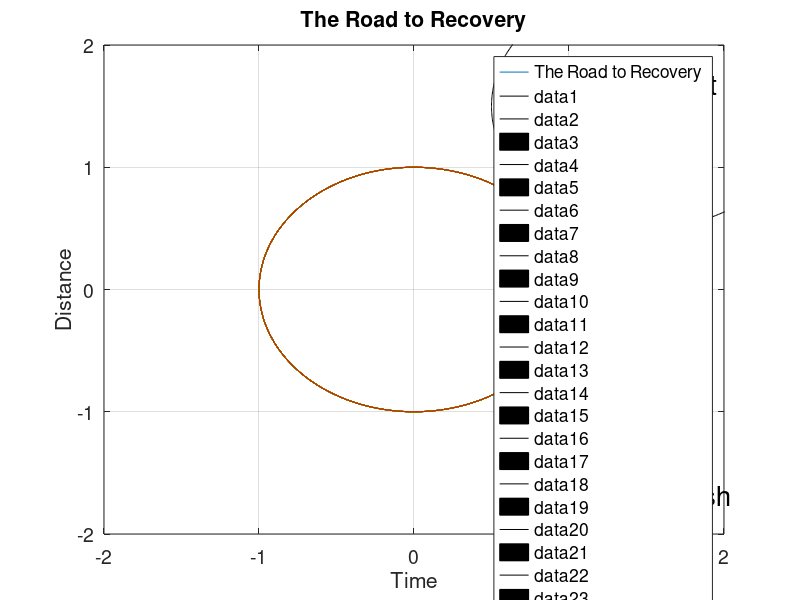

The MATLAB script that drew this image:
% The Road to Recovery 

% Line 1 
t = 0:0.01:2*pi; % sets time vector 

% Line 2 
x = sin(t); % creates x-axis component of sine wave 

% Line 3 
y = cos(t); % creates y-axis component of sine wave 

% Line 4 
plot(x,y); % plots sine wave as a circle 

% Line 5 
title('The Road to Recovery'); % adds title 

% Line 6 
xlabel('Time'); % adds x-axis label 

% Line 7 
ylabel('Distance'); % adds y-axis label 

% Line 8 
axis([-2 2 -2 2]); % sets x-axis and y-axis limits 

% Line 9 
grid on; % turns on gridlines 

% Line 10 
hold on; % stops axis from reseting after each plot 

% Line 11 
for i = 1:18 % loops 18 times to create waves 
    
    % Line 12 
    t = i*0.1:0.01:(i*0.1+2*pi); % redefines time vector 
    
    % Line 13 
    x = sin(t); % redefines x-axis component of sine wave 
    
    % Line 14 
    y = cos(t); % redefines y-axis component of sine wave 
    
    % Line 15 
    if i == 1 % if statement to set colour of first wave 
        plot(x,y,'b'); % plots first wave in blue 
    elseif mod(i,2) == 0 % if statement to set colour of even waves 
        plot(x,y,'r'); % plots even waves in red 
    else % else statement to set colour of odd waves 
        plot(x,y,'g'); % plots odd waves in green 
    end % ends if statement 
    
end % ends for loop 

% Line 16 
legend('The Road to Recovery'); % adds legend 

% Line 17 
set(gca,'FontSize',14); % sets font size of axes 

% Line 18 
set(gcf,'Position',[100 100 800 600]); % sets figure position and size 

% Line 19 
x = x + 1.5; % shifts x-axis component of waves 

% Line 20 
y = y + 1.5; % shifts y-axis component of waves 

% Line 21 
plot(x,y,'k'); % plots all waves in black 

% Line 22 
text(1.58,1.68,'Start','FontSize',20); % adds start label 

% Line 23 
text(1.58,-1.68,'Finish','FontSize',20); % adds finish label 

% Line 24 
for i = 1:18 % loops 18 times to create arrows 
    
    % Line 25 
    x1 = sin(i*0.1); % creates x-axis start point of arrows 
    
    % Line 26 
    y1 = cos(i*0.1); % creates y-axis start point of arrows 
    
    % Line 27 
    x2 = sin(i*0.1+2*pi); % creates x-axis end point of arrows 
    
    % Line 28 
    y2 = cos(i*0.1+2*pi); % creates y-axis end point of arrows 
    
    % Line 29 
    a1 = 0.04*(x2-x1); % creates x-axis component of arrow head 
    
    % Line 30 
    a2 = 0.04*(y2-y1); % creates y-axis component of arrow head 
    
    % Line 31 
    x = [x2 x2+a1 x2-a2]; % creates x-axis points of arrow head 
    
    % Line 32 
    y = [y2 y2+a2 y2+a1]; % creates y-axis points of arrow head 
    
    % Line 33 
    plot([x1 x2],[y1 y2],'k'); % plots arrows 
    
    % Line 34 
    fill(x,y,'k'); % fills arrows with black 
    
end % ends for loop